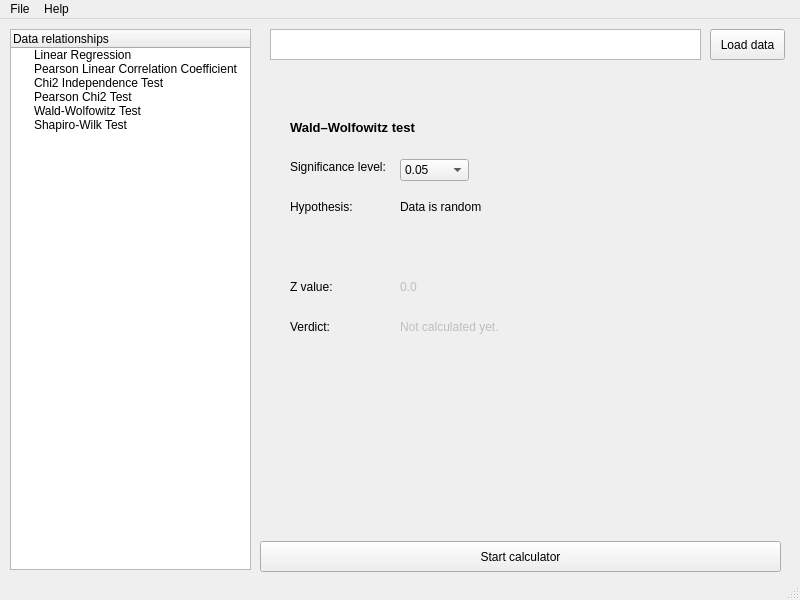
<?xml version="1.0" encoding="UTF-8"?>
<ui version="4.0">
 <class>MainWindow</class>
 <widget class="QMainWindow" name="MainWindow">
  <property name="geometry">
   <rect>
    <x>0</x>
    <y>0</y>
    <width>800</width>
    <height>600</height>
   </rect>
  </property>
  <property name="windowTitle">
   <string>MainWindow</string>
  </property>
  <widget class="QWidget" name="centralwidget">
   <widget class="QPushButton" name="loadDataButton">
    <property name="geometry">
     <rect>
      <x>710</x>
      <y>10</y>
      <width>75</width>
      <height>31</height>
     </rect>
    </property>
    <property name="text">
     <string>Load data</string>
    </property>
   </widget>
   <widget class="QTextEdit" name="loadDataTextEdit">
    <property name="geometry">
     <rect>
      <x>270</x>
      <y>10</y>
      <width>431</width>
      <height>31</height>
     </rect>
    </property>
   </widget>
   <widget class="QTreeWidget" name="treeWidget">
    <property name="geometry">
     <rect>
      <x>10</x>
      <y>10</y>
      <width>241</width>
      <height>541</height>
     </rect>
    </property>
    <property name="animated">
     <bool>false</bool>
    </property>
    <column>
     <property name="text">
      <string notr="true">Data relationships</string>
     </property>
    </column>
    <item>
     <property name="text">
      <string>Linear Regression</string>
     </property>
    </item>
    <item>
     <property name="text">
      <string>Pearson Linear Correlation Coefficient</string>
     </property>
    </item>
    <item>
     <property name="text">
      <string>Chi2 Independence Test</string>
     </property>
    </item>
    <item>
     <property name="text">
      <string>Pearson Chi2 Test</string>
     </property>
    </item>
    <item>
     <property name="text">
      <string>Wald-Wolfowitz Test</string>
     </property>
    </item>
    <item>
     <property name="text">
      <string>Shapiro-Wilk Test</string>
     </property>
    </item>
   </widget>
   <widget class="QStackedWidget" name="stackedWidget">
    <property name="geometry">
     <rect>
      <x>270</x>
      <y>80</y>
      <width>511</width>
      <height>431</height>
     </rect>
    </property>
    <property name="currentIndex">
     <number>4</number>
    </property>
    <widget class="QWidget" name="page">
     <widget class="QLabel" name="label_title_linear_regression">
      <property name="geometry">
       <rect>
        <x>20</x>
        <y>20</y>
        <width>311</width>
        <height>16</height>
       </rect>
      </property>
      <property name="font">
       <font>
        <pointsize>10</pointsize>
        <weight>75</weight>
        <bold>true</bold>
       </font>
      </property>
      <property name="text">
       <string>Linear Regression</string>
      </property>
     </widget>
     <widget class="QLabel" name="chart">
      <property name="geometry">
       <rect>
        <x>50</x>
        <y>110</y>
        <width>421</width>
        <height>301</height>
       </rect>
      </property>
      <property name="text">
       <string/>
      </property>
     </widget>
    </widget>
    <widget class="QWidget" name="page_linear_regression">
     <widget class="QLabel" name="label_title_chi2">
      <property name="geometry">
       <rect>
        <x>20</x>
        <y>20</y>
        <width>171</width>
        <height>16</height>
       </rect>
      </property>
      <property name="font">
       <font>
        <pointsize>10</pointsize>
        <weight>75</weight>
        <bold>true</bold>
       </font>
      </property>
      <property name="text">
       <string>Chi2 Independence Test</string>
      </property>
     </widget>
     <widget class="QComboBox" name="comboBox_significance_level_chi2">
      <property name="geometry">
       <rect>
        <x>130</x>
        <y>60</y>
        <width>69</width>
        <height>22</height>
       </rect>
      </property>
      <item>
       <property name="text">
        <string>0.05</string>
       </property>
      </item>
      <item>
       <property name="text">
        <string>0.001</string>
       </property>
      </item>
      <item>
       <property name="text">
        <string>0.002</string>
       </property>
      </item>
      <item>
       <property name="text">
        <string>0.005</string>
       </property>
      </item>
      <item>
       <property name="text">
        <string>0.01</string>
       </property>
      </item>
      <item>
       <property name="text">
        <string>0.02</string>
       </property>
      </item>
      <item>
       <property name="text">
        <string>0.025</string>
       </property>
      </item>
      <item>
       <property name="text">
        <string>0.1</string>
       </property>
      </item>
      <item>
       <property name="text">
        <string>0.2</string>
       </property>
      </item>
      <item>
       <property name="text">
        <string>0.5</string>
       </property>
      </item>
      <item>
       <property name="text">
        <string>0.9</string>
       </property>
      </item>
      <item>
       <property name="text">
        <string>0.95</string>
       </property>
      </item>
      <item>
       <property name="text">
        <string>0.975</string>
       </property>
      </item>
      <item>
       <property name="text">
        <string>0.99</string>
       </property>
      </item>
      <item>
       <property name="text">
        <string>0.995</string>
       </property>
      </item>
     </widget>
     <widget class="QLabel" name="label_param_significance_level_chi2">
      <property name="geometry">
       <rect>
        <x>20</x>
        <y>60</y>
        <width>101</width>
        <height>16</height>
       </rect>
      </property>
      <property name="text">
       <string>Significance level:</string>
      </property>
     </widget>
     <widget class="QLabel" name="label_param_hypothesis_chi2">
      <property name="geometry">
       <rect>
        <x>20</x>
        <y>100</y>
        <width>91</width>
        <height>16</height>
       </rect>
      </property>
      <property name="text">
       <string>Hypothesis:</string>
      </property>
     </widget>
     <widget class="QLabel" name="label_hypothesis_chi2">
      <property name="geometry">
       <rect>
        <x>130</x>
        <y>100</y>
        <width>141</width>
        <height>16</height>
       </rect>
      </property>
      <property name="text">
       <string>Data are independent.</string>
      </property>
     </widget>
     <widget class="QLabel" name="label_param_dof_chi2">
      <property name="geometry">
       <rect>
        <x>20</x>
        <y>140</y>
        <width>91</width>
        <height>16</height>
       </rect>
      </property>
      <property name="text">
       <string>DOF:</string>
      </property>
     </widget>
     <widget class="QLabel" name="label_dof_chi2">
      <property name="enabled">
       <bool>false</bool>
      </property>
      <property name="geometry">
       <rect>
        <x>130</x>
        <y>140</y>
        <width>91</width>
        <height>16</height>
       </rect>
      </property>
      <property name="text">
       <string>0</string>
      </property>
     </widget>
     <widget class="QLabel" name="label_param_chi2_value_chi2">
      <property name="geometry">
       <rect>
        <x>20</x>
        <y>180</y>
        <width>91</width>
        <height>16</height>
       </rect>
      </property>
      <property name="text">
       <string>Chi2 value:</string>
      </property>
     </widget>
     <widget class="QLabel" name="label_chi2_value_chi2">
      <property name="enabled">
       <bool>false</bool>
      </property>
      <property name="geometry">
       <rect>
        <x>130</x>
        <y>180</y>
        <width>91</width>
        <height>16</height>
       </rect>
      </property>
      <property name="text">
       <string>0.0</string>
      </property>
     </widget>
     <widget class="QLabel" name="label_param_verdict_chi2">
      <property name="geometry">
       <rect>
        <x>20</x>
        <y>220</y>
        <width>91</width>
        <height>16</height>
       </rect>
      </property>
      <property name="text">
       <string>Verdict:</string>
      </property>
     </widget>
     <widget class="QLabel" name="label_verdict_chi2">
      <property name="enabled">
       <bool>false</bool>
      </property>
      <property name="geometry">
       <rect>
        <x>130</x>
        <y>220</y>
        <width>121</width>
        <height>16</height>
       </rect>
      </property>
      <property name="text">
       <string>Not calculated yet.</string>
      </property>
     </widget>
    </widget>
    <widget class="QWidget" name="page_linear_regression">
     <widget class="QLabel" name="label_title_chi2">
      <property name="geometry">
       <rect>
        <x>20</x>
        <y>20</y>
        <width>171</width>
        <height>16</height>
       </rect>
      </property>
      <property name="font">
       <font>
        <pointsize>10</pointsize>
        <weight>75</weight>
        <bold>true</bold>
       </font>
      </property>
      <property name="text">
       <string>Pearson Chi2 Test</string>
      </property>
     </widget>
     <widget class="QComboBox" name="comboBox_significance_level_chi2">
      <property name="geometry">
       <rect>
        <x>130</x>
        <y>60</y>
        <width>69</width>
        <height>22</height>
       </rect>
      </property>
      <item>
       <property name="text">
        <string>0.05</string>
       </property>
      </item>
      <item>
       <property name="text">
        <string>0.001</string>
       </property>
      </item>
      <item>
       <property name="text">
        <string>0.002</string>
       </property>
      </item>
      <item>
       <property name="text">
        <string>0.005</string>
       </property>
      </item>
      <item>
       <property name="text">
        <string>0.01</string>
       </property>
      </item>
      <item>
       <property name="text">
        <string>0.02</string>
       </property>
      </item>
      <item>
       <property name="text">
        <string>0.025</string>
       </property>
      </item>
      <item>
       <property name="text">
        <string>0.1</string>
       </property>
      </item>
      <item>
       <property name="text">
        <string>0.2</string>
       </property>
      </item>
      <item>
       <property name="text">
        <string>0.5</string>
       </property>
      </item>
      <item>
       <property name="text">
        <string>0.9</string>
       </property>
      </item>
      <item>
       <property name="text">
        <string>0.95</string>
       </property>
      </item>
      <item>
       <property name="text">
        <string>0.975</string>
       </property>
      </item>
      <item>
       <property name="text">
        <string>0.99</string>
       </property>
      </item>
      <item>
       <property name="text">
        <string>0.995</string>
       </property>
      </item>
     </widget>
     <widget class="QLabel" name="label_param_significance_level_chi2">
      <property name="geometry">
       <rect>
        <x>20</x>
        <y>60</y>
        <width>101</width>
        <height>16</height>
       </rect>
      </property>
      <property name="text">
       <string>Significance level:</string>
      </property>
     </widget>
     <widget class="QLabel" name="label_param_hypothesis_chi2">
      <property name="geometry">
       <rect>
        <x>20</x>
        <y>100</y>
        <width>91</width>
        <height>16</height>
       </rect>
      </property>
      <property name="text">
       <string>Hypothesis:</string>
      </property>
     </widget>
     <widget class="QLabel" name="label_hypothesis_chi2">
      <property name="geometry">
       <rect>
        <x>130</x>
        <y>100</y>
        <width>271</width>
        <height>16</height>
       </rect>
      </property>
      <property name="text">
       <string>Data are from different distributions</string>
      </property>
     </widget>
     <widget class="QLabel" name="label_param_chi2_value_chi2">
      <property name="geometry">
       <rect>
        <x>20</x>
        <y>180</y>
        <width>91</width>
        <height>16</height>
       </rect>
      </property>
      <property name="text">
       <string>Chi2 value:</string>
      </property>
     </widget>
     <widget class="QLabel" name="label_chi2_value_chi2">
      <property name="enabled">
       <bool>false</bool>
      </property>
      <property name="geometry">
       <rect>
        <x>130</x>
        <y>180</y>
        <width>91</width>
        <height>16</height>
       </rect>
      </property>
      <property name="text">
       <string>0.0</string>
      </property>
     </widget>
     <widget class="QLabel" name="label_param_verdict_chi2">
      <property name="geometry">
       <rect>
        <x>20</x>
        <y>220</y>
        <width>91</width>
        <height>16</height>
       </rect>
      </property>
      <property name="text">
       <string>Verdict:</string>
      </property>
     </widget>
     <widget class="QLabel" name="label_verdict_chi2">
      <property name="enabled">
       <bool>false</bool>
      </property>
      <property name="geometry">
       <rect>
        <x>130</x>
        <y>220</y>
        <width>121</width>
        <height>16</height>
       </rect>
      </property>
      <property name="text">
       <string>Not calculated yet.</string>
      </property>
     </widget>
    </widget>
    <widget class="QWidget" name="page_linear_regression">
     <widget class="QLabel" name="label_title_chi2">
      <property name="geometry">
       <rect>
        <x>20</x>
        <y>20</y>
        <width>171</width>
        <height>16</height>
       </rect>
      </property>
      <property name="font">
       <font>
        <pointsize>10</pointsize>
        <weight>75</weight>
        <bold>true</bold>
       </font>
      </property>
      <property name="text">
       <string>Shapiro-Wilk normal test</string>
      </property>
     </widget>
     <widget class="QComboBox" name="comboBox_significance_level_chi2">
      <property name="geometry">
       <rect>
        <x>130</x>
        <y>60</y>
        <width>69</width>
        <height>22</height>
       </rect>
      </property>
      <item>
       <property name="text">
        <string>0.05</string>
       </property>
      </item>
      <item>
       <property name="text">
        <string>0.001</string>
       </property>
      </item>
      <item>
       <property name="text">
        <string>0.002</string>
       </property>
      </item>
      <item>
       <property name="text">
        <string>0.005</string>
       </property>
      </item>
      <item>
       <property name="text">
        <string>0.01</string>
       </property>
      </item>
      <item>
       <property name="text">
        <string>0.02</string>
       </property>
      </item>
      <item>
       <property name="text">
        <string>0.025</string>
       </property>
      </item>
      <item>
       <property name="text">
        <string>0.1</string>
       </property>
      </item>
      <item>
       <property name="text">
        <string>0.2</string>
       </property>
      </item>
      <item>
       <property name="text">
        <string>0.5</string>
       </property>
      </item>
      <item>
       <property name="text">
        <string>0.9</string>
       </property>
      </item>
      <item>
       <property name="text">
        <string>0.95</string>
       </property>
      </item>
      <item>
       <property name="text">
        <string>0.975</string>
       </property>
      </item>
      <item>
       <property name="text">
        <string>0.99</string>
       </property>
      </item>
      <item>
       <property name="text">
        <string>0.995</string>
       </property>
      </item>
     </widget>
     <widget class="QLabel" name="label_param_significance_level_chi2">
      <property name="geometry">
       <rect>
        <x>20</x>
        <y>60</y>
        <width>101</width>
        <height>16</height>
       </rect>
      </property>
      <property name="text">
       <string>Significance level:</string>
      </property>
     </widget>
     <widget class="QLabel" name="label_param_hypothesis_chi2">
      <property name="geometry">
       <rect>
        <x>20</x>
        <y>100</y>
        <width>91</width>
        <height>16</height>
       </rect>
      </property>
      <property name="text">
       <string>Hypothesis:</string>
      </property>
     </widget>
     <widget class="QLabel" name="label_hypothesis_chi2">
      <property name="geometry">
       <rect>
        <x>130</x>
        <y>100</y>
        <width>141</width>
        <height>16</height>
       </rect>
      </property>
      <property name="text">
       <string>Data is normally distributed</string>
      </property>
     </widget>
     <widget class="QLabel" name="label_param_chi2_value_chi2">
      <property name="geometry">
       <rect>
        <x>20</x>
        <y>180</y>
        <width>91</width>
        <height>16</height>
       </rect>
      </property>
      <property name="text">
       <string>W value:</string>
      </property>
     </widget>
     <widget class="QLabel" name="label_chi2_value_chi2">
      <property name="enabled">
       <bool>false</bool>
      </property>
      <property name="geometry">
       <rect>
        <x>130</x>
        <y>180</y>
        <width>91</width>
        <height>16</height>
       </rect>
      </property>
      <property name="text">
       <string>0.0</string>
      </property>
     </widget>
     <widget class="QLabel" name="label_param_verdict_chi2">
      <property name="geometry">
       <rect>
        <x>20</x>
        <y>220</y>
        <width>91</width>
        <height>16</height>
       </rect>
      </property>
      <property name="text">
       <string>Verdict:</string>
      </property>
     </widget>
     <widget class="QLabel" name="label_verdict_chi2">
      <property name="enabled">
       <bool>false</bool>
      </property>
      <property name="geometry">
       <rect>
        <x>130</x>
        <y>220</y>
        <width>121</width>
        <height>16</height>
       </rect>
      </property>
      <property name="text">
       <string>Not calculated yet.</string>
      </property>
     </widget>
    </widget>
    <widget class="QWidget" name="page_linear_regression">
     <widget class="QLabel" name="label_title_chi2">
      <property name="geometry">
       <rect>
        <x>20</x>
        <y>20</y>
        <width>171</width>
        <height>16</height>
       </rect>
      </property>
      <property name="font">
       <font>
        <pointsize>10</pointsize>
        <weight>75</weight>
        <bold>true</bold>
       </font>
      </property>
      <property name="text">
       <string>Wald–Wolfowitz test</string>
      </property>
     </widget>
     <widget class="QComboBox" name="comboBox_significance_level_chi2">
      <property name="geometry">
       <rect>
        <x>130</x>
        <y>60</y>
        <width>69</width>
        <height>22</height>
       </rect>
      </property>
      <item>
       <property name="text">
        <string>0.05</string>
       </property>
      </item>
      <item>
       <property name="text">
        <string>0.001</string>
       </property>
      </item>
      <item>
       <property name="text">
        <string>0.002</string>
       </property>
      </item>
      <item>
       <property name="text">
        <string>0.005</string>
       </property>
      </item>
      <item>
       <property name="text">
        <string>0.01</string>
       </property>
      </item>
      <item>
       <property name="text">
        <string>0.02</string>
       </property>
      </item>
      <item>
       <property name="text">
        <string>0.025</string>
       </property>
      </item>
      <item>
       <property name="text">
        <string>0.1</string>
       </property>
      </item>
      <item>
       <property name="text">
        <string>0.2</string>
       </property>
      </item>
      <item>
       <property name="text">
        <string>0.5</string>
       </property>
      </item>
      <item>
       <property name="text">
        <string>0.9</string>
       </property>
      </item>
      <item>
       <property name="text">
        <string>0.95</string>
       </property>
      </item>
      <item>
       <property name="text">
        <string>0.975</string>
       </property>
      </item>
      <item>
       <property name="text">
        <string>0.99</string>
       </property>
      </item>
      <item>
       <property name="text">
        <string>0.995</string>
       </property>
      </item>
     </widget>
     <widget class="QLabel" name="label_param_significance_level_chi2">
      <property name="geometry">
       <rect>
        <x>20</x>
        <y>60</y>
        <width>101</width>
        <height>16</height>
       </rect>
      </property>
      <property name="text">
       <string>Significance level:</string>
      </property>
     </widget>
     <widget class="QLabel" name="label_param_hypothesis_chi2">
      <property name="geometry">
       <rect>
        <x>20</x>
        <y>100</y>
        <width>91</width>
        <height>16</height>
       </rect>
      </property>
      <property name="text">
       <string>Hypothesis:</string>
      </property>
     </widget>
     <widget class="QLabel" name="label_hypothesis_chi2">
      <property name="geometry">
       <rect>
        <x>130</x>
        <y>100</y>
        <width>141</width>
        <height>16</height>
       </rect>
      </property>
      <property name="text">
       <string>Data is random</string>
      </property>
     </widget>
     <widget class="QLabel" name="label_param_chi2_value_chi2">
      <property name="geometry">
       <rect>
        <x>20</x>
        <y>180</y>
        <width>91</width>
        <height>16</height>
       </rect>
      </property>
      <property name="text">
       <string>Z value:</string>
      </property>
     </widget>
     <widget class="QLabel" name="label_chi2_value_chi2">
      <property name="enabled">
       <bool>false</bool>
      </property>
      <property name="geometry">
       <rect>
        <x>130</x>
        <y>180</y>
        <width>91</width>
        <height>16</height>
       </rect>
      </property>
      <property name="text">
       <string>0.0</string>
      </property>
     </widget>
     <widget class="QLabel" name="label_param_verdict_chi2">
      <property name="geometry">
       <rect>
        <x>20</x>
        <y>220</y>
        <width>91</width>
        <height>16</height>
       </rect>
      </property>
      <property name="text">
       <string>Verdict:</string>
      </property>
     </widget>
     <widget class="QLabel" name="label_verdict_chi2">
      <property name="enabled">
       <bool>false</bool>
      </property>
      <property name="geometry">
       <rect>
        <x>130</x>
        <y>220</y>
        <width>121</width>
        <height>16</height>
       </rect>
      </property>
      <property name="text">
       <string>Not calculated yet.</string>
      </property>
     </widget>
    </widget>
    <widget class="QWidget" name="page_pearson">
     <widget class="QLabel" name="label_title_pearson">
      <property name="geometry">
       <rect>
        <x>20</x>
        <y>20</y>
        <width>311</width>
        <height>16</height>
       </rect>
      </property>
      <property name="font">
       <font>
        <pointsize>10</pointsize>
        <weight>75</weight>
        <bold>true</bold>
       </font>
      </property>
      <property name="text">
       <string>Pearson Linear Correlation Coefficient</string>
      </property>
     </widget>
     <widget class="QLabel" name="label_param_coefficient_value_pearson">
      <property name="geometry">
       <rect>
        <x>20</x>
        <y>50</y>
        <width>121</width>
        <height>16</height>
       </rect>
      </property>
      <property name="text">
       <string>Coefficient value:</string>
      </property>
     </widget>
     <widget class="QLabel" name="label_coefficient_value_person">
      <property name="enabled">
       <bool>false</bool>
      </property>
      <property name="geometry">
       <rect>
        <x>150</x>
        <y>50</y>
        <width>151</width>
        <height>16</height>
       </rect>
      </property>
      <property name="text">
       <string>0.00</string>
      </property>
     </widget>
    </widget>
   </widget>
   <widget class="QPushButton" name="button_start">
    <property name="geometry">
     <rect>
      <x>260</x>
      <y>522</y>
      <width>521</width>
      <height>31</height>
     </rect>
    </property>
    <property name="text">
     <string>Start calculator</string>
    </property>
   </widget>
   <widget class="QLabel" name="label_data_validator">
    <property name="geometry">
     <rect>
      <x>270</x>
      <y>50</y>
      <width>511</width>
      <height>16</height>
     </rect>
    </property>
    <property name="text">
     <string/>
    </property>
   </widget>
  </widget>
  <widget class="QMenuBar" name="menubar">
   <property name="geometry">
    <rect>
     <x>0</x>
     <y>0</y>
     <width>800</width>
     <height>21</height>
    </rect>
   </property>
   <widget class="QMenu" name="menuFile">
    <property name="title">
     <string>File</string>
    </property>
    <addaction name="actionLoad"/>
    <addaction name="actionDelete_data"/>
   </widget>
   <widget class="QMenu" name="menuHelp">
    <property name="title">
     <string>Help</string>
    </property>
    <addaction name="actionInstruction"/>
    <addaction name="actionAbout"/>
   </widget>
   <addaction name="menuFile"/>
   <addaction name="menuHelp"/>
  </widget>
  <widget class="QStatusBar" name="statusbar"/>
  <action name="actionLoad">
   <property name="text">
    <string>Load data</string>
   </property>
   <property name="shortcut">
    <string>Ctrl+L</string>
   </property>
  </action>
  <action name="actionDelete_data">
   <property name="text">
    <string>Delete data</string>
   </property>
   <property name="shortcut">
    <string>Ctrl+D</string>
   </property>
  </action>
  <action name="actionInstruction">
   <property name="text">
    <string>Instruction</string>
   </property>
  </action>
  <action name="actionAbout">
   <property name="text">
    <string>About</string>
   </property>
  </action>
 </widget>
 <resources/>
 <connections/>
</ui>
